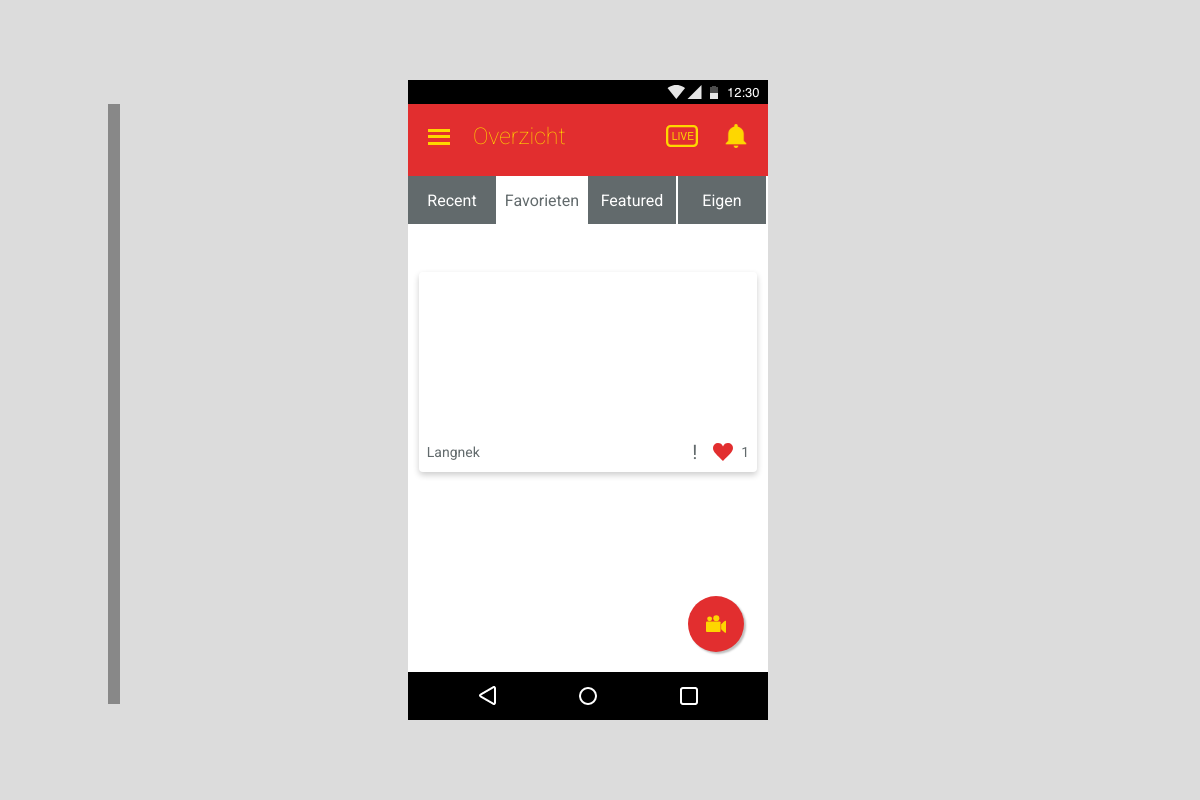
/overview2.php (signed in), run on an earlier commit of the app's database.
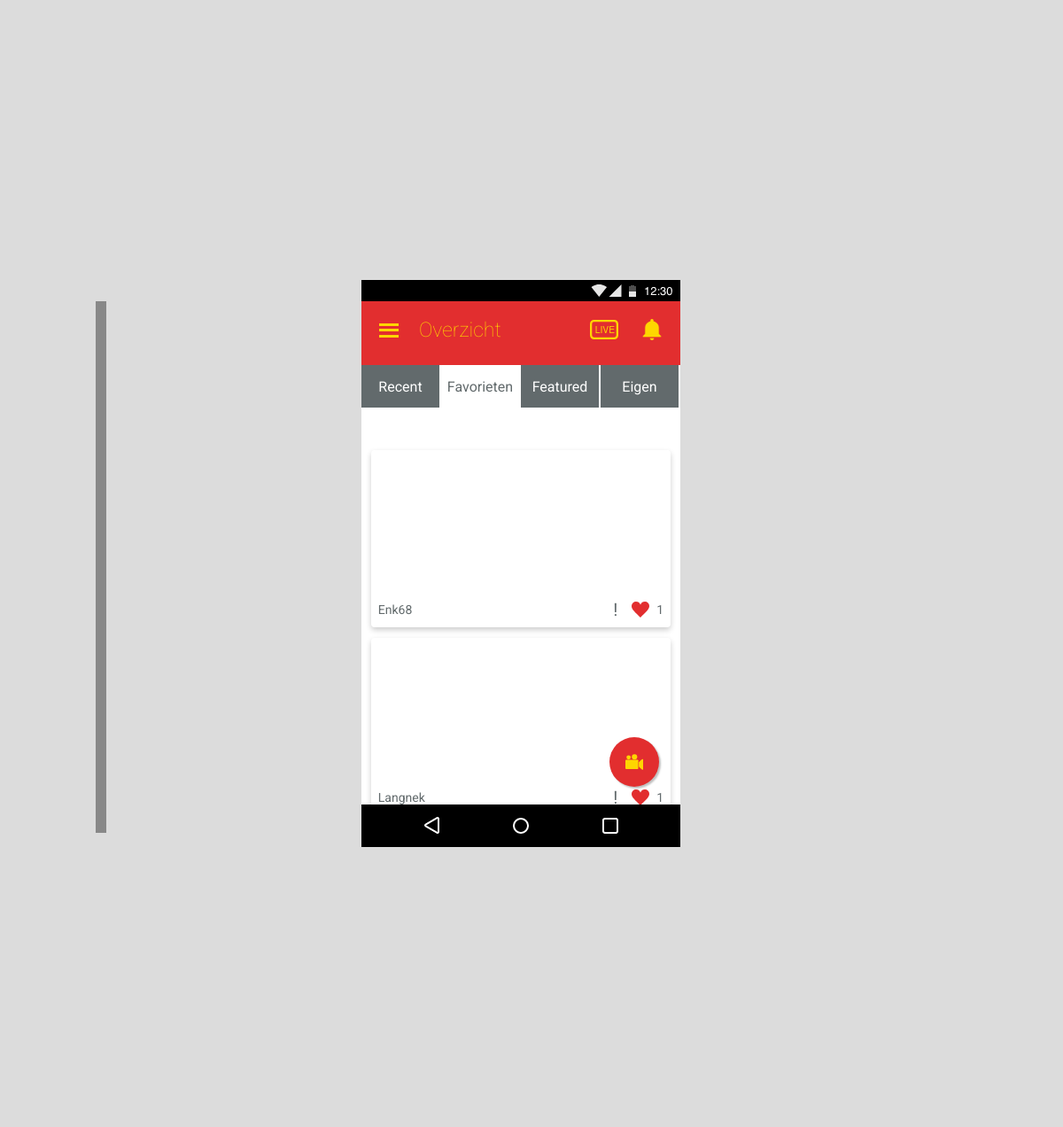
And on a later commit of the database.
### tables this page shows
CREATE TABLE `stemmen` (
  `stem_id` int(11) NOT NULL,
  `user_id` int(11) NOT NULL,
  `video_id` int(11) NOT NULL
);

CREATE TABLE `videos` (
  `id` int(11) NOT NULL,
  `data` varchar(200) NOT NULL,
  `timestamp` int(11) NOT NULL,
  `uploader` varchar(200) NOT NULL,
  `stemmen` int(11) NOT NULL,
  `status` varchar(200) NOT NULL
);

### classes/Melding.php (called while the page is built, shortened)
<?php
    class Melding
    {
        public function countAllNew(){
            $conn = Db::getInstance();
            $statement = $conn->prepare("SELECT * FROM meldingen WHERE ontvanger = :ontvanger AND gezien = 'false';");
            $statement->bindValue(":ontvanger", $_SESSION["user"]);
            $statement->execute();
            $res = $statement->fetchAll(PDO::FETCH_ASSOC);
            $rows = count($res);
            return $rows;
        }
}

### classes/Video.php (called while the page is built, shortened)
<?php
    class Video
    {
        private $m_iVotes;
        private $m_bVoted;
        public function __set($p_sProperty, $p_vValue)
        {
            switch ($p_sProperty) {
                case "Votes":
                    $this->m_iVotes = $p_vValue;
                    break;
                case "Voted":
                    $this->m_bVoted = $p_vValue;
                    break;
            }
        }
        public function __get($p_sProperty)
        {
            switch ($p_sProperty) {
                case "Votes":
                    return $this->m_iVotes;
                    break;
                case "Voted":
                    return $this->m_bVoted;
                    break;
            }
        }
        public function checkVote($p_iVideoid, $p_iUserid){
            $conn = Db::getInstance();
            $statement1 = $conn->prepare("SELECT * FROM stemmen WHERE video_id = :video_id;");
            $statement1->bindValue(":video_id", $p_iVideoid);
            $statement1->execute();
            $res = $statement1->fetchAll(PDO::FETCH_ASSOC);
            $rows = count($res);
            $this->Votes = $rows;
            $statement3 = $conn->prepare("SELECT * FROM stemmen WHERE video_id = :video_id AND user_id = :user_id;");
            $statement3->bindValue(":user_id", $p_iUserid);
            $statement3->bindValue(":video_id", $p_iVideoid);
            $statement3->execute();
            $res2 = $statement3->fetchAll(PDO::FETCH_ASSOC);
            $rows2 = count($res2);
            if($rows2 > 0){
                $this->Voted = true;
            } else {
                $this->Voted = false;
            }
        }
        public function printFavorite(){
            $conn = Db::getInstance();
            $statement = $conn->prepare("SELECT * FROM videos v INNER JOIN stemmen s ON v.id = s.video_id WHERE s.user_id = :user_id AND NOT status = 'removed' AND id not in (SELECT video_id FROM reports WHERE reporter = :user) ORDER BY s.stem_id DESC;");
            $statement->bindValue(":user_id", $_SESSION["userid"]);
            $statement->bindValue(":user", $_SESSION["user"]);
            $statement->execute();
            return $statement->fetchAll(PDO::FETCH_ASSOC);
        }
    }

### overview2.php (the view, shortened to what this page needs)
<?php
    $videos = new Video;
    $res = $videos->printFavorite();
    $videos->feature();
?><!DOCTYPE html>
<html lang="en">
<head>
</head>
</head>
<body>
    <div class="container">
        <div class="fill">
        </div>
        <div class="scherm">
            <img class="sysbar" src="images/sysbar-top.png" alt="android systeem balk" />
            <?php include_once("includes/mainHeader.php") ?>
            <main>
               <nav>
                  <a href="overview.php">Recent</a>
                  <a href="overview2.php">Favorieten</a>
                  <a href="overview3.php">Featured</a>
                  <a href="overview4.php">Eigen</a>
               </nav>
               <div id="videocontainer">
                <?php foreach ( $res as $key => $video): ?>
                  <div class="video">
                     <div class="imgcontainer">
                        <a href='pages/videoPlayer.php?id=<?php echo $video["id"];?>'>
                         <video src="<?php echo "uploads/videos/" . $video["data"]?>" alt="video thumbnail">
                             <source src="uploads/videos/<?php echo $video["data"] ?>" type="video/webm">
                         </video>
                         </a>
                     </div>
                     <div class="actionbar">
                        <p class="naam"><?php echo $video["uploader"]?></p>
                        <div class="right-actions">
                          <?php if($video["uploader"] == $_SESSION["user"]) : ?>
                          <a href="#" class="verwijder">
                           <img src="images/ic_delete.svg" alt="verwijder je video" />
                            </a>
                           <?php else : ?>
                           <a href="#" class="rapporteer">
                               <p>!</p>
                           </a>
                           <?php endif ; ?>
                           <a href="#" class="stem">
                               <img src="images/ic_favorite.svg" alt="markeer als favoriet" />
                            </a>
                            <p class="count"><?php $videos->checkVote($video["id"], $_SESSION["userid"]);
        if($videos->Voted == true){
                                echo $videos->Votes;
    }
                                ?>
                            </p>
                        </div>
                     </div>
                  </div>
                  <?php endforeach; ?>
                  </div>
               <button id="upload"><img src="images/ic_camera.svg" alt="opnemen camera icoon" /></button>
            </main>
            <img class="sysbar" src="images/navbar-bot.png" alt="android navigatie balk" />
        </div>
        <div class="fill">
        </div>
    </div>
</body>
</html>

### includes/mainHeader.php (shortened to what this page needs)
<header>
	<img id="twee" src="images/ic_live.svg" alt="livefeed_icon">
	<img id="drie" src="images/ic_notifications.svg" alt="notification_icon">
    <?php if($melding->countAllNew() > 0) :?>
        <p class="nummer"><?php echo $melding->countAllNew(); ?></span>
    <?php endif; ?>
	<h1><?php echo SCHERM; ?></h1>
	<div class="menuicon"><span></span></div>
</header>

### overview2.php (style rules this page uses)
* { margin: 0; padding: 0; font-family: 'Roboto', sans-serif; }
html { background: #FFF; }
body { width: 100vw; height: 100vh; background: Gainsboro; }
.container { width: 80%; height: 100%; display: flex; overflow-y: visible; margin: auto; }
main { width: 360px; height: 496px; background: #FFF; overflow-y: auto; }
.scherm { position: relative; background: Gainsboro; height: 640px; width: 360px; margin-top: auto; margin-bottom: auto; }
.fill { position: relative; background: Gainsboro; height: 100%; width: 30%; z-index: 500; }
.scherm header { position: relative; background-color: #E22E2F; height: 72px; width: 100%; }
.scherm .sysbar:first-child { width: 100%; margin-bottom: -4px; z-index: 1000; }
.scherm .sysbar:not(:first-child) { position: absolute; left: 0; bottom: 0; z-index: 1000; }
.menuicon { position: absolute; top: 23px; left: 20px; display: inline-block; cursor: pointer; height: 12px; width: 22px; }
span { display: block; top: 8px; width: 22px; height: 3px; background-color: #FED600; position: relative; }
span::after, span::before { display: block; content: ''; position: absolute; width: 22px; height: 3px; background-color: #FED600; }
span::before { margin-top: -6.5px; }
span::after { margin-top: 6.5px; }
h1 { position: absolute; color: #FED600; top: 19px; left: 65px; font-family: 'Roboto', sans-serif; font-weight: lighter; font-size: 23px; }
header img { position: absolute; top: 20px; display: block; cursor: pointer; height: 24px; }
header img#twee { height: 22px; top: 21px; right: 70px; }
header img#drie { right: 20px; }
button#upload { width: 56px; height: 56px; position: absolute; display: flex; align-items: center; justify-content: center; background-color: #E22E2F; border: none; outline: none; border-radius: 50%; -webkit-box-shadow: 2px 2px 2px 0px rgba(0,0,0,0.25); -moz-box-shadow: 2px 2px 2px 0px rgba(0,0,0,0.25); box-shadow: 2px 2px 2px 0px rgba(0,0,0,0.25); }
button { position: absolute; overflow: hidden; bottom: 68px; right: 24px; z-index: 0; }
button:after { content: ''; position: absolute; top: 50%; left: 50%; width: 5px; height: 5px; background: rgba(255, 255, 255, .5); opacity: 0; border-radius: 100%; transform: scale(1, 1) translate(-50%); transform-origin: 50% 50%; }
button#upload img { width: 20px; }
nav { height: 48px; width: 100%; position: absolute; z-index: 1; }
nav a { width: calc(25% - 2px); height: 100%; border-right: 2px solid #FFF; background-color: #626A6C; float: left; display: flex; align-items: center; justify-content: center; text-decoration: none; color: #FFF; }
nav a:nth-child(2) { background-color: #FFF; color: #626A6C; }
#videocontainer { position: relative; margin-top: 96px; }
.video { position: relative; width: 94%; height: 200px; margin: 0 auto; clear: both; margin-bottom: 12px; border-radius: 4px; -webkit-box-shadow: 0px 3px 6px 0px rgba(0,0,0,0.20); -moz-box-shadow: 0px 3px 6px 0px rgba(0,0,0,0.20); box-shadow: 0px 3px 6px 0px rgba(0,0,0,0.20); }
.video .imgcontainer { width: 100%; height: calc(100% - 40px); overflow: hidden; }
.video video { width: 100%; border-radius: 4px; }
.video .actionbar { height: 40px; width: 100%; position: absolute; bottom: 0; left: 0; display: flex; align-items: center; justify-content: space-between; }
.video .actionbar p { color: #626A6C; font-size: 14px; margin-left: 8px; }
.video .actionbar .right-actions { margin-right: 8px; display: flex; align-items: center; justify-content: space-between; }
.video .actionbar .right-actions p { line-height: 20px; font-size: 20px; display: flex; align-items: center; justify-content: space-between; }
.video .actionbar .right-actions p.count { font-size: 14px; line-height: 20px; }
.video .actionbar .right-actions .stem, .video .actionbar .right-actions .verwijder { margin-left: 16px; display: flex; align-items: center; justify-content: space-between; }
.video .actionbar .right-actions a { font-size: 20px; text-decoration: none; }
.video .actionbar .right-actions img { height: 20px; width: 20px; }

What changed in the data, as far as the page shows it:
added stemmen: video.uploader "Enk68", Votes "1"
